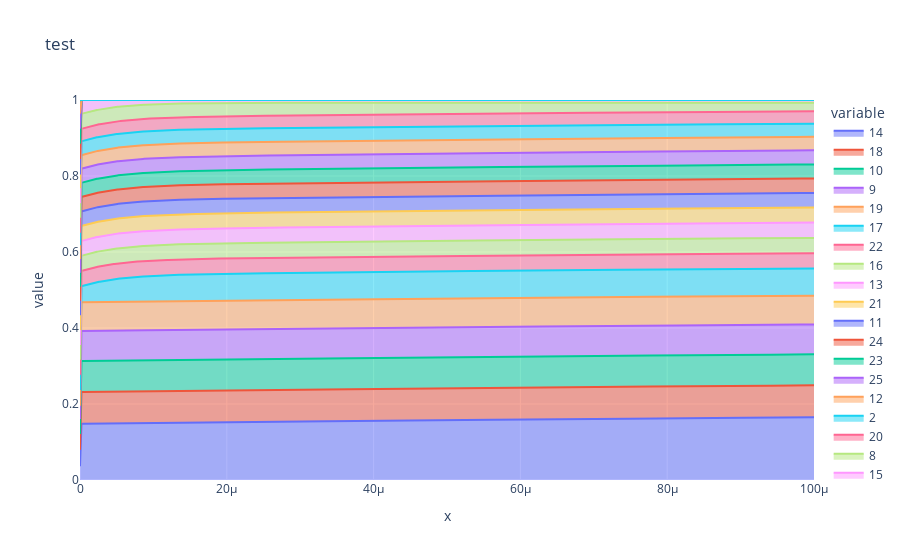

Notebook cell for this chart:
### Code cell
count_df = df_res
n_show = len(count_df)

x_axis = samples
count_df.index = x_axis
count_df.columns = np.arange(0, count_df.shape[1])
sum_count = count_df.sum(axis=0)
# get top n states
keys_top_n = sum_count.nlargest(n_show).index.to_list()
# sort keys
df_show = count_df[keys_top_n]


fig = px.area(
    df_show, 
    title="test", 
    x=x_axis, 
    y=df_show.keys()
    )

# set xlim
fig.update_xaxes(range=[0, max_time])
# set ylim
fig.update_yaxes(range=[0, 1])
# show legend
fig.update_layout(showlegend=True)

fig.show()

### Figure 1 — Plotly figure (JSON) as saved in the notebook; plotly's stock layout.template omitted (floating-point values rounded to 4 significant figures; data arrays with more than 128 entries replaced by an {"elided": "..."} marker saying what was removed)
{"data": [{"fillpattern": {"shape": ""}, "hovertemplate": "variable=14<br>x=%{x}<br>value=%{y}<extra></extra>", "legendgroup": "14", "line": {"color": "#636efa"}, "marker": {"symbol": "circle"}, "mode": "lines", "name": "14", "orientation": "v", "showlegend": true, "stackgroup": "1", "type": "scatter", "x": {"elided": "1000 float values"}, "xaxis": "x", "y": {"elided": "1000 float values"}, "yaxis": "y"}, {"fillpattern": {"shape": ""}, "hovertemplate": "variable=18<br>x=%{x}<br>value=%{y}<extra></extra>", "legendgroup": "18", "line": {"color": "#EF553B"}, "marker": {"symbol": "circle"}, "mode": "lines", "name": "18", "orientation": "v", "showlegend": true, "stackgroup": "1", "type": "scatter", "x": {"elided": "1000 float values"}, "xaxis": "x", "y": {"elided": "1000 float values"}, "yaxis": "y"}, {"fillpattern": {"shape": ""}, "hovertemplate": "variable=10<br>x=%{x}<br>value=%{y}<extra></extra>", "legendgroup": "10", "line": {"color": "#00cc96"}, "marker": {"symbol": "circle"}, "mode": "lines", "name": "10", "orientation": "v", "showlegend": true, "stackgroup": "1", "type": "scatter", "x": {"elided": "1000 float values"}, "xaxis": "x", "y": {"elided": "1000 float values"}, "yaxis": "y"}, {"fillpattern": {"shape": ""}, "hovertemplate": "variable=9<br>x=%{x}<br>value=%{y}<extra></extra>", "legendgroup": "9", "line": {"color": "#ab63fa"}, "marker": {"symbol": "circle"}, "mode": "lines", "name": "9", "orientation": "v", "showlegend": true, "stackgroup": "1", "type": "scatter", "x": {"elided": "1000 float values"}, "xaxis": "x", "y": {"elided": "1000 float values"}, "yaxis": "y"}, {"fillpattern": {"shape": ""}, "hovertemplate": "variable=19<br>x=%{x}<br>value=%{y}<extra></extra>", "legendgroup": "19", "line": {"color": "#FFA15A"}, "marker": {"symbol": "circle"}, "mode": "lines", "name": "19", "orientation": "v", "showlegend": true, "stackgroup": "1", "type": "scatter", "x": {"elided": "1000 float values"}, "xaxis": "x", "y": {"elided": "1000 float values"}, "yaxis": "y"}, {"fillpattern": {"shape": ""}, "hovertemplate": "variable=17<br>x=%{x}<br>value=%{y}<extra></extra>", "legendgroup": "17", "line": {"color": "#19d3f3"}, "marker": {"symbol": "circle"}, "mode": "lines", "name": "17", "orientation": "v", "showlegend": true, "stackgroup": "1", "type": "scatter", "x": {"elided": "1000 float values"}, "xaxis": "x", "y": {"elided": "1000 float values"}, "yaxis": "y"}, {"fillpattern": {"shape": ""}, "hovertemplate": "variable=22<br>x=%{x}<br>value=%{y}<extra></extra>", "legendgroup": "22", "line": {"color": "#FF6692"}, "marker": {"symbol": "circle"}, "mode": "lines", "name": "22", "orientation": "v", "showlegend": true, "stackgroup": "1", "type": "scatter", "x": {"elided": "1000 float values"}, "xaxis": "x", "y": {"elided": "1000 float values"}, "yaxis": "y"}, {"fillpattern": {"shape": ""}, "hovertemplate": "variable=16<br>x=%{x}<br>value=%{y}<extra></extra>", "legendgroup": "16", "line": {"color": "#B6E880"}, "marker": {"symbol": "circle"}, "mode": "lines", "name": "16", "orientation": "v", "showlegend": true, "stackgroup": "1", "type": "scatter", "x": {"elided": "1000 float values"}, "xaxis": "x", "y": {"elided": "1000 float values"}, "yaxis": "y"}, {"fillpattern": {"shape": ""}, "hovertemplate": "variable=13<br>x=%{x}<br>value=%{y}<extra></extra>", "legendgroup": "13", "line": {"color": "#FF97FF"}, "marker": {"symbol": "circle"}, "mode": "lines", "name": "13", "orientation": "v", "showlegend": true, "stackgroup": "1", "type": "scatter", "x": {"elided": "1000 float values"}, "xaxis": "x", "y": {"elided": "1000 float values"}, "yaxis": "y"}, {"fillpattern": {"shape": ""}, "hovertemplate": "variable=21<br>x=%{x}<br>value=%{y}<extra></extra>", "legendgroup": "21", "line": {"color": "#FECB52"}, "marker": {"symbol": "circle"}, "mode": "lines", "name": "21", "orientation": "v", "showlegend": true, "stackgroup": "1", "type": "scatter", "x": {"elided": "1000 float values"}, "xaxis": "x", "y": {"elided": "1000 float values"}, "yaxis": "y"}, {"fillpattern": {"shape": ""}, "hovertemplate": "variable=11<br>x=%{x}<br>value=%{y}<extra></extra>", "legendgroup": "11", "line": {"color": "#636efa"}, "marker": {"symbol": "circle"}, "mode": "lines", "name": "11", "orientation": "v", "showlegend": true, "stackgroup": "1", "type": "scatter", "x": {"elided": "1000 float values"}, "xaxis": "x", "y": {"elided": "1000 float values"}, "yaxis": "y"}, {"fillpattern": {"shape": ""}, "hovertemplate": "variable=24<br>x=%{x}<br>value=%{y}<extra></extra>", "legendgroup": "24", "line": {"color": "#EF553B"}, "marker": {"symbol": "circle"}, "mode": "lines", "name": "24", "orientation": "v", "showlegend": true, "stackgroup": "1", "type": "scatter", "x": {"elided": "1000 float values"}, "xaxis": "x", "y": {"elided": "1000 float values"}, "yaxis": "y"}, {"fillpattern": {"shape": ""}, "hovertemplate": "variable=23<br>x=%{x}<br>value=%{y}<extra></extra>", "legendgroup": "23", "line": {"color": "#00cc96"}, "marker": {"symbol": "circle"}, "mode": "lines", "name": "23", "orientation": "v", "showlegend": true, "stackgroup": "1", "type": "scatter", "x": {"elided": "1000 float values"}, "xaxis": "x", "y": {"elided": "1000 float values"}, "yaxis": "y"}, {"fillpattern": {"shape": ""}, "hovertemplate": "variable=25<br>x=%{x}<br>value=%{y}<extra></extra>", "legendgroup": "25", "line": {"color": "#ab63fa"}, "marker": {"symbol": "circle"}, "mode": "lines", "name": "25", "orientation": "v", "showlegend": true, "stackgroup": "1", "type": "scatter", "x": {"elided": "1000 float values"}, "xaxis": "x", "y": {"elided": "1000 float values"}, "yaxis": "y"}, {"fillpattern": {"shape": ""}, "hovertemplate": "variable=12<br>x=%{x}<br>value=%{y}<extra></extra>", "legendgroup": "12", "line": {"color": "#FFA15A"}, "marker": {"symbol": "circle"}, "mode": "lines", "name": "12", "orientation": "v", "showlegend": true, "stackgroup": "1", "type": "scatter", "x": {"elided": "1000 float values"}, "xaxis": "x", "y": {"elided": "1000 float values"}, "yaxis": "y"}, {"fillpattern": {"shape": ""}, "hovertemplate": "variable=2<br>x=%{x}<br>value=%{y}<extra></extra>", "legendgroup": "2", "line": {"color": "#19d3f3"}, "marker": {"symbol": "circle"}, "mode": "lines", "name": "2", "orientation": "v", "showlegend": true, "stackgroup": "1", "type": "scatter", "x": {"elided": "1000 float values"}, "xaxis": "x", "y": {"elided": "1000 float values"}, "yaxis": "y"}, {"fillpattern": {"shape": ""}, "hovertemplate": "variable=20<br>x=%{x}<br>value=%{y}<extra></extra>", "legendgroup": "20", "line": {"color": "#FF6692"}, "marker": {"symbol": "circle"}, "mode": "lines", "name": "20", "orientation": "v", "showlegend": true, "stackgroup": "1", "type": "scatter", "x": {"elided": "1000 float values"}, "xaxis": "x", "y": {"elided": "1000 float values"}, "yaxis": "y"}, {"fillpattern": {"shape": ""}, "hovertemplate": "variable=8<br>x=%{x}<br>value=%{y}<extra></extra>", "legendgroup": "8", "line": {"color": "#B6E880"}, "marker": {"symbol": "circle"}, "mode": "lines", "name": "8", "orientation": "v", "showlegend": true, "stackgroup": "1", "type": "scatter", "x": {"elided": "1000 float values"}, "xaxis": "x", "y": {"elided": "1000 float values"}, "yaxis": "y"}, {"fillpattern": {"shape": ""}, "hovertemplate": "variable=15<br>x=%{x}<br>value=%{y}<extra></extra>", "legendgroup": "15", "line": {"color": "#FF97FF"}, "marker": {"symbol": "circle"}, "mode": "lines", "name": "15", "orientation": "v", "showlegend": true, "stackgroup": "1", "type": "scatter", "x": {"elided": "1000 float values"}, "xaxis": "x", "y": {"elided": "1000 float values"}, "yaxis": "y"}, {"fillpattern": {"shape": ""}, "hovertemplate": "variable=6<br>x=%{x}<br>value=%{y}<extra></extra>", "legendgroup": "6", "line": {"color": "#FECB52"}, "marker": {"symbol": "circle"}, "mode": "lines", "name": "6", "orientation": "v", "showlegend": true, "stackgroup": "1", "type": "scatter", "x": {"elided": "1000 float values"}, "xaxis": "x", "y": {"elided": "1000 float values"}, "yaxis": "y"}, {"fillpattern": {"shape": ""}, "hovertemplate": "variable=7<br>x=%{x}<br>value=%{y}<extra></extra>", "legendgroup": "7", "line": {"color": "#636efa"}, "marker": {"symbol": "circle"}, "mode": "lines", "name": "7", "orientation": "v", "showlegend": true, "stackgroup": "1", "type": "scatter", "x": {"elided": "1000 float values"}, "xaxis": "x", "y": {"elided": "1000 float values"}, "yaxis": "y"}, {"fillpattern": {"shape": ""}, "hovertemplate": "variable=3<br>x=%{x}<br>value=%{y}<extra></extra>", "legendgroup": "3", "line": {"color": "#EF553B"}, "marker": {"symbol": "circle"}, "mode": "lines", "name": "3", "orientation": "v", "showlegend": true, "stackgroup": "1", "type": "scatter", "x": {"elided": "1000 float values"}, "xaxis": "x", "y": {"elided": "1000 float values"}, "yaxis": "y"}, {"fillpattern": {"shape": ""}, "hovertemplate": "variable=4<br>x=%{x}<br>value=%{y}<extra></extra>", "legendgroup": "4", "line": {"color": "#00cc96"}, "marker": {"symbol": "circle"}, "mode": "lines", "name": "4", "orientation": "v", "showlegend": true, "stackgroup": "1", "type": "scatter", "x": {"elided": "1000 float values"}, "xaxis": "x", "y": {"elided": "1000 float values"}, "yaxis": "y"}, {"fillpattern": {"shape": ""}, "hovertemplate": "variable=0<br>x=%{x}<br>value=%{y}<extra></extra>", "legendgroup": "0", "line": {"color": "#ab63fa"}, "marker": {"symbol": "circle"}, "mode": "lines", "name": "0", "orientation": "v", "showlegend": true, "stackgroup": "1", "type": "scatter", "x": {"elided": "1000 float values"}, "xaxis": "x", "y": {"elided": "1000 float values"}, "yaxis": "y"}, {"fillpattern": {"shape": ""}, "hovertemplate": "variable=1<br>x=%{x}<br>value=%{y}<extra></extra>", "legendgroup": "1", "line": {"color": "#FFA15A"}, "marker": {"symbol": "circle"}, "mode": "lines", "name": "1", "orientation": "v", "showlegend": true, "stackgroup": "1", "type": "scatter", "x": {"elided": "1000 float values"}, "xaxis": "x", "y": {"elided": "1000 float values"}, "yaxis": "y"}, {"fillpattern": {"shape": ""}, "hovertemplate": "variable=5<br>x=%{x}<br>value=%{y}<extra></extra>", "legendgroup": "5", "line": {"color": "#19d3f3"}, "marker": {"symbol": "circle"}, "mode": "lines", "name": "5", "orientation": "v", "showlegend": true, "stackgroup": "1", "type": "scatter", "x": {"elided": "1000 float values"}, "xaxis": "x", "y": {"elided": "1000 float values"}, "yaxis": "y"}], "layout": {"legend": {"title": {"text": "variable"}, "tracegroupgap": 0}, "showlegend": true, "title": {"text": "test"}, "xaxis": {"anchor": "y", "domain": [0, 1], "range": [0, 0.0001], "title": {"text": "x"}}, "yaxis": {"anchor": "x", "domain": [0, 1], "range": [0, 1], "title": {"text": "value"}}}}
